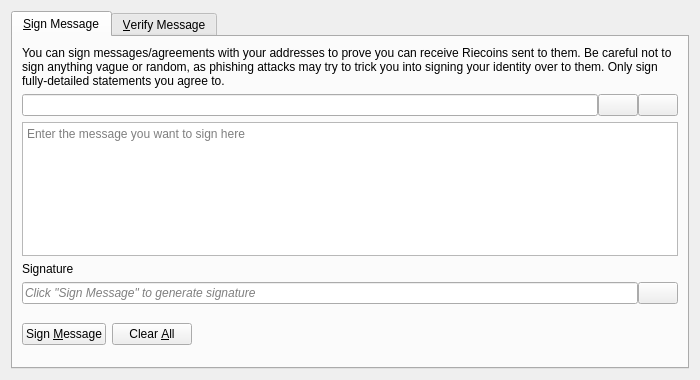
<?xml version="1.0" encoding="UTF-8"?>
<ui version="4.0">
 <class>SignVerifyMessageDialog</class>
 <widget class="QDialog" name="SignVerifyMessageDialog">
  <property name="geometry">
   <rect>
    <x>0</x>
    <y>0</y>
    <width>700</width>
    <height>380</height>
   </rect>
  </property>
  <property name="windowTitle">
   <string>Signatures - Sign / Verify a Message</string>
  </property>
  <property name="modal">
   <bool>true</bool>
  </property>
  <layout class="QVBoxLayout" name="verticalLayout">
   <item>
    <widget class="QTabWidget" name="tabWidget">
     <property name="currentIndex">
      <number>0</number>
     </property>
     <widget class="QWidget" name="tabSignMessage">
      <attribute name="title">
       <string>&amp;Sign Message</string>
      </attribute>
      <layout class="QVBoxLayout" name="verticalLayout_SM">
       <item>
        <widget class="QLabel" name="infoLabel_SM">
         <property name="text">
          <string>You can sign messages/agreements with your addresses to prove you can receive Riecoins sent to them. Be careful not to sign anything vague or random, as phishing attacks may try to trick you into signing your identity over to them. Only sign fully-detailed statements you agree to.</string>
         </property>
         <property name="textFormat">
          <enum>Qt::PlainText</enum>
         </property>
         <property name="wordWrap">
          <bool>true</bool>
         </property>
        </widget>
       </item>
       <item>
        <layout class="QHBoxLayout" name="horizontalLayout_1_SM">
         <property name="spacing">
          <number>0</number>
         </property>
         <item>
          <widget class="QValidatedLineEdit" name="addressIn_SM">
           <property name="toolTip">
            <string>The Riecoin address to sign the message with</string>
           </property>
          </widget>
         </item>
         <item>
          <widget class="QPushButton" name="addressBookButton_SM">
           <property name="toolTip">
            <string>Choose previously used address</string>
           </property>
           <property name="text">
            <string/>
           </property>
           <property name="icon">
            <iconset resource="../bitcoin.qrc">
             <normaloff>:/icons/address-book</normaloff>:/icons/address-book</iconset>
           </property>
           <property name="shortcut">
            <string>Alt+A</string>
           </property>
           <property name="autoDefault">
            <bool>false</bool>
           </property>
          </widget>
         </item>
         <item>
          <widget class="QPushButton" name="pasteButton_SM">
           <property name="toolTip">
            <string>Paste address from clipboard</string>
           </property>
           <property name="text">
            <string/>
           </property>
           <property name="icon">
            <iconset resource="../bitcoin.qrc">
             <normaloff>:/icons/editpaste</normaloff>:/icons/editpaste</iconset>
           </property>
           <property name="shortcut">
            <string>Alt+P</string>
           </property>
           <property name="autoDefault">
            <bool>false</bool>
           </property>
          </widget>
         </item>
        </layout>
       </item>
       <item>
        <widget class="QPlainTextEdit" name="messageIn_SM">
         <property name="toolTip">
          <string>Enter the message you want to sign here</string>
         </property>
         <property name="placeholderText">
          <string>Enter the message you want to sign here</string>
         </property>
        </widget>
       </item>
       <item>
        <widget class="QLabel" name="signatureLabel_SM">
         <property name="text">
          <string>Signature</string>
         </property>
         <property name="textFormat">
          <enum>Qt::PlainText</enum>
         </property>
        </widget>
       </item>
       <item>
        <layout class="QHBoxLayout" name="horizontalLayout_2_SM">
         <property name="spacing">
          <number>0</number>
         </property>
         <item>
          <widget class="QLineEdit" name="signatureOut_SM">
           <property name="placeholderText">
            <string>Click "Sign Message" to generate signature</string>
           </property>
           <property name="font">
            <font>
             <italic>true</italic>
            </font>
           </property>
           <property name="readOnly">
            <bool>true</bool>
           </property>
          </widget>
         </item>
         <item>
          <widget class="QPushButton" name="copySignatureButton_SM">
           <property name="toolTip">
            <string>Copy the current signature to the clipboard</string>
           </property>
           <property name="text">
            <string/>
           </property>
           <property name="icon">
            <iconset resource="../bitcoin.qrc">
             <normaloff>:/icons/editcopy</normaloff>:/icons/editcopy</iconset>
           </property>
           <property name="autoDefault">
            <bool>false</bool>
           </property>
          </widget>
         </item>
        </layout>
       </item>
       <item>
        <layout class="QHBoxLayout" name="horizontalLayout_3_SM">
         <item>
          <widget class="QPushButton" name="signMessageButton_SM">
           <property name="toolTip">
            <string>Sign the message to prove you own this Riecoin address</string>
           </property>
           <property name="text">
            <string>Sign &amp;Message</string>
           </property>
           <property name="icon">
            <iconset resource="../bitcoin.qrc">
             <normaloff>:/icons/edit</normaloff>:/icons/edit</iconset>
           </property>
           <property name="autoDefault">
            <bool>false</bool>
           </property>
          </widget>
         </item>
         <item>
          <widget class="QPushButton" name="clearButton_SM">
           <property name="toolTip">
            <string>Reset all sign message fields</string>
           </property>
           <property name="text">
            <string>Clear &amp;All</string>
           </property>
           <property name="icon">
            <iconset resource="../bitcoin.qrc">
             <normaloff>:/icons/remove</normaloff>:/icons/remove</iconset>
           </property>
           <property name="autoDefault">
            <bool>false</bool>
           </property>
          </widget>
         </item>
         <item>
          <spacer name="horizontalSpacer_1_SM">
           <property name="orientation">
            <enum>Qt::Horizontal</enum>
           </property>
           <property name="sizeHint" stdset="0">
            <size>
             <width>40</width>
             <height>48</height>
            </size>
           </property>
          </spacer>
         </item>
         <item>
          <widget class="QLabel" name="statusLabel_SM">
           <property name="font">
            <font>
             <weight>75</weight>
             <bold>true</bold>
            </font>
           </property>
           <property name="text">
            <string/>
           </property>
           <property name="wordWrap">
            <bool>true</bool>
           </property>
          </widget>
         </item>
         <item>
          <spacer name="horizontalSpacer_2_SM">
           <property name="orientation">
            <enum>Qt::Horizontal</enum>
           </property>
           <property name="sizeHint" stdset="0">
            <size>
             <width>40</width>
             <height>48</height>
            </size>
           </property>
          </spacer>
         </item>
        </layout>
       </item>
      </layout>
     </widget>
     <widget class="QWidget" name="tabVerifyMessage">
      <attribute name="title">
       <string>&amp;Verify Message</string>
      </attribute>
      <layout class="QVBoxLayout" name="verticalLayout_VM">
       <item>
        <widget class="QLabel" name="infoLabel_VM">
         <property name="text">
          <string>Enter the receiver's address, message (ensure you copy line breaks, spaces, tabs, etc. exactly) and signature below to verify the message. Be careful not to read more into the signature than what is in the signed message itself, to avoid being tricked by a man-in-the-middle attack. Note that this only proves the signing party receives with the address, it cannot prove sendership of any transaction!</string>
         </property>
         <property name="textFormat">
          <enum>Qt::PlainText</enum>
         </property>
         <property name="alignment">
          <set>Qt::AlignLeading|Qt::AlignLeft|Qt::AlignTop</set>
         </property>
         <property name="wordWrap">
          <bool>true</bool>
         </property>
        </widget>
       </item>
       <item>
        <layout class="QHBoxLayout" name="horizontalLayout_1_VM">
         <property name="spacing">
          <number>0</number>
         </property>
         <item>
          <widget class="QValidatedLineEdit" name="addressIn_VM">
           <property name="toolTip">
            <string>The Riecoin address the message was signed with</string>
           </property>
          </widget>
         </item>
         <item>
          <widget class="QPushButton" name="addressBookButton_VM">
           <property name="toolTip">
            <string>Choose previously used address</string>
           </property>
           <property name="text">
            <string/>
           </property>
           <property name="icon">
            <iconset resource="../bitcoin.qrc">
             <normaloff>:/icons/address-book</normaloff>:/icons/address-book</iconset>
           </property>
           <property name="shortcut">
            <string>Alt+A</string>
           </property>
           <property name="autoDefault">
            <bool>false</bool>
           </property>
          </widget>
         </item>
        </layout>
       </item>
       <item>
        <widget class="QPlainTextEdit" name="messageIn_VM">
          <property name="toolTip">
            <string>The signed message to verify</string>
          </property>
          <property name="placeholderText">
            <string>The signed message to verify</string>
          </property>
        </widget>
       </item>
       <item>
        <widget class="QValidatedLineEdit" name="signatureIn_VM">
          <property name="toolTip">
            <string>The signature given when the message was signed</string>
          </property>
          <property name="placeholderText">
            <string>The signature given when the message was signed</string>
          </property>
        </widget>
       </item>
       <item>
        <layout class="QHBoxLayout" name="horizontalLayout_2_VM">
         <item>
          <widget class="QPushButton" name="verifyMessageButton_VM">
           <property name="toolTip">
            <string>Verify the message to ensure it was signed with the specified Riecoin address</string>
           </property>
           <property name="text">
            <string>Verify &amp;Message</string>
           </property>
           <property name="icon">
            <iconset resource="../bitcoin.qrc">
             <normaloff>:/icons/transaction_0</normaloff>:/icons/transaction_0</iconset>
           </property>
           <property name="autoDefault">
            <bool>false</bool>
           </property>
          </widget>
         </item>
         <item>
          <widget class="QPushButton" name="clearButton_VM">
           <property name="toolTip">
            <string>Reset all verify message fields</string>
           </property>
           <property name="text">
            <string>Clear &amp;All</string>
           </property>
           <property name="icon">
            <iconset resource="../bitcoin.qrc">
             <normaloff>:/icons/remove</normaloff>:/icons/remove</iconset>
           </property>
           <property name="autoDefault">
            <bool>false</bool>
           </property>
          </widget>
         </item>
         <item>
          <spacer name="horizontalSpacer_1_VM">
           <property name="orientation">
            <enum>Qt::Horizontal</enum>
           </property>
           <property name="sizeHint" stdset="0">
            <size>
             <width>40</width>
             <height>48</height>
            </size>
           </property>
          </spacer>
         </item>
         <item>
          <widget class="QLabel" name="statusLabel_VM">
           <property name="font">
            <font>
             <weight>75</weight>
             <bold>true</bold>
            </font>
           </property>
           <property name="text">
            <string/>
           </property>
           <property name="wordWrap">
            <bool>true</bool>
           </property>
          </widget>
         </item>
         <item>
          <spacer name="horizontalSpacer_2_VM">
           <property name="orientation">
            <enum>Qt::Horizontal</enum>
           </property>
           <property name="sizeHint" stdset="0">
            <size>
             <width>40</width>
             <height>48</height>
            </size>
           </property>
          </spacer>
         </item>
        </layout>
       </item>
      </layout>
     </widget>
    </widget>
   </item>
  </layout>
 </widget>
 <customwidgets>
  <customwidget>
   <class>QValidatedLineEdit</class>
   <extends>QLineEdit</extends>
   <header>qt/qvalidatedlineedit.h</header>
  </customwidget>
 </customwidgets>
 <resources>
  <include location="../bitcoin.qrc"/>
 </resources>
 <connections/>
</ui>
